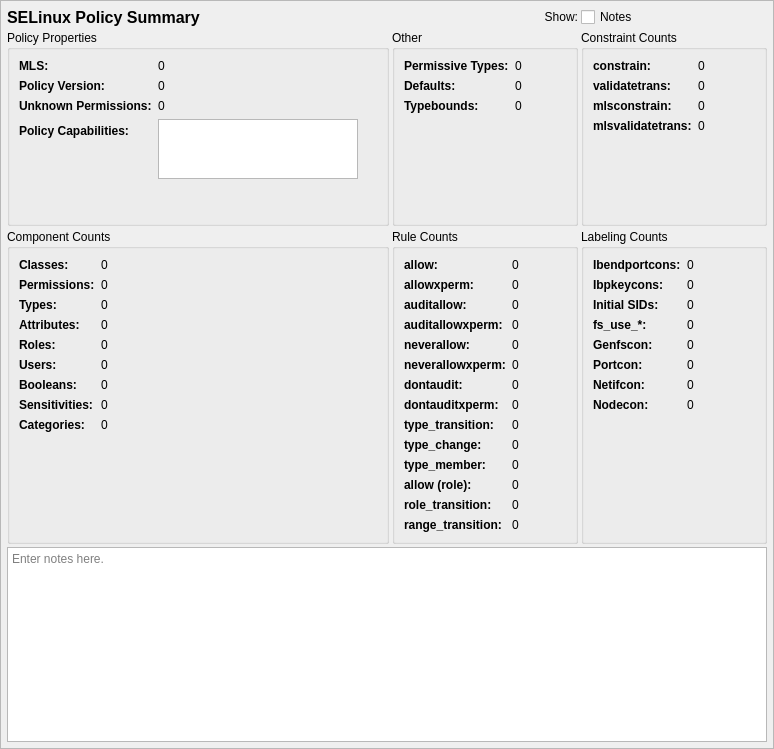
<?xml version="1.0" encoding="UTF-8"?>
<ui version="4.0">
 <class>SummaryTab</class>
 <widget class="QScrollArea" name="SummaryTab">
  <property name="geometry">
   <rect>
    <x>0</x>
    <y>0</y>
    <width>774</width>
    <height>749</height>
   </rect>
  </property>
  <property name="sizeAdjustPolicy">
   <enum>QAbstractScrollArea::AdjustToContents</enum>
  </property>
  <property name="widgetResizable">
   <bool>true</bool>
  </property>
  <widget class="QWidget" name="contents">
   <property name="geometry">
    <rect>
     <x>0</x>
     <y>0</y>
     <width>772</width>
     <height>747</height>
    </rect>
   </property>
   <property name="minimumSize">
    <size>
     <width>0</width>
     <height>0</height>
    </size>
   </property>
   <layout class="QGridLayout" name="gridLayout_9">
    <property name="leftMargin">
     <number>6</number>
    </property>
    <property name="topMargin">
     <number>6</number>
    </property>
    <property name="rightMargin">
     <number>6</number>
    </property>
    <property name="bottomMargin">
     <number>6</number>
    </property>
    <property name="spacing">
     <number>3</number>
    </property>
    <item row="0" column="0">
     <widget class="QLabel" name="label">
      <property name="sizePolicy">
       <sizepolicy hsizetype="Preferred" vsizetype="Fixed">
        <horstretch>0</horstretch>
        <verstretch>0</verstretch>
       </sizepolicy>
      </property>
      <property name="maximumSize">
       <size>
        <width>16777215</width>
        <height>20</height>
       </size>
      </property>
      <property name="font">
       <font>
        <pointsize>12</pointsize>
        <weight>75</weight>
        <bold>true</bold>
       </font>
      </property>
      <property name="text">
       <string>SELinux Policy Summary</string>
      </property>
     </widget>
    </item>
    <item row="2" column="0" colspan="2">
     <widget class="QGroupBox" name="groupBox_2">
      <property name="title">
       <string>Policy Properties</string>
      </property>
      <layout class="QFormLayout" name="formLayout_3">
       <item row="1" column="0">
        <widget class="QLabel" name="label_22">
         <property name="font">
          <font>
           <weight>75</weight>
           <bold>true</bold>
          </font>
         </property>
         <property name="text">
          <string>Policy Version:</string>
         </property>
        </widget>
       </item>
       <item row="1" column="1">
        <widget class="QLabel" name="policy_version">
         <property name="text">
          <string>0</string>
         </property>
        </widget>
       </item>
       <item row="2" column="0">
        <widget class="QLabel" name="label_23">
         <property name="font">
          <font>
           <weight>75</weight>
           <bold>true</bold>
          </font>
         </property>
         <property name="text">
          <string>Unknown Permissions:</string>
         </property>
        </widget>
       </item>
       <item row="2" column="1">
        <widget class="QLabel" name="handle_unknown">
         <property name="text">
          <string>0</string>
         </property>
        </widget>
       </item>
       <item row="0" column="0">
        <widget class="QLabel" name="label_8">
         <property name="font">
          <font>
           <weight>75</weight>
           <bold>true</bold>
          </font>
         </property>
         <property name="text">
          <string>MLS:</string>
         </property>
        </widget>
       </item>
       <item row="0" column="1">
        <widget class="QLabel" name="mls">
         <property name="text">
          <string>0</string>
         </property>
        </widget>
       </item>
       <item row="3" column="1">
        <widget class="QListWidget" name="polcaps">
         <property name="sizePolicy">
          <sizepolicy hsizetype="Preferred" vsizetype="Preferred">
           <horstretch>0</horstretch>
           <verstretch>0</verstretch>
          </sizepolicy>
         </property>
         <property name="maximumSize">
          <size>
           <width>200</width>
           <height>60</height>
          </size>
         </property>
         <property name="sortingEnabled">
          <bool>true</bool>
         </property>
        </widget>
       </item>
       <item row="3" column="0">
        <widget class="QLabel" name="label_41">
         <property name="font">
          <font>
           <weight>75</weight>
           <bold>true</bold>
          </font>
         </property>
         <property name="text">
          <string>Policy Capabilities:</string>
         </property>
        </widget>
       </item>
      </layout>
     </widget>
    </item>
    <item row="0" column="3">
     <widget class="QCheckBox" name="notes_expander">
      <property name="sizePolicy">
       <sizepolicy hsizetype="Minimum" vsizetype="Fixed">
        <horstretch>0</horstretch>
        <verstretch>0</verstretch>
       </sizepolicy>
      </property>
      <property name="toolTip">
       <string>Show or hide the notes field (no data is lost)</string>
      </property>
      <property name="text">
       <string>Notes</string>
      </property>
     </widget>
    </item>
    <item row="4" column="2">
     <widget class="QGroupBox" name="groupBox_3">
      <property name="title">
       <string>Rule Counts</string>
      </property>
      <layout class="QFormLayout" name="formLayout_2">
       <item row="0" column="0">
        <widget class="QLabel" name="label_11">
         <property name="font">
          <font>
           <weight>75</weight>
           <bold>true</bold>
          </font>
         </property>
         <property name="text">
          <string>allow:</string>
         </property>
        </widget>
       </item>
       <item row="1" column="0">
        <widget class="QLabel" name="label_12">
         <property name="font">
          <font>
           <weight>75</weight>
           <bold>true</bold>
          </font>
         </property>
         <property name="text">
          <string>allowxperm:</string>
         </property>
        </widget>
       </item>
       <item row="2" column="0">
        <widget class="QLabel" name="label_13">
         <property name="font">
          <font>
           <weight>75</weight>
           <bold>true</bold>
          </font>
         </property>
         <property name="text">
          <string>auditallow:</string>
         </property>
        </widget>
       </item>
       <item row="3" column="0">
        <widget class="QLabel" name="label_14">
         <property name="font">
          <font>
           <weight>75</weight>
           <bold>true</bold>
          </font>
         </property>
         <property name="text">
          <string>auditallowxperm:</string>
         </property>
        </widget>
       </item>
       <item row="4" column="0">
        <widget class="QLabel" name="label_15">
         <property name="font">
          <font>
           <weight>75</weight>
           <bold>true</bold>
          </font>
         </property>
         <property name="text">
          <string>neverallow:</string>
         </property>
        </widget>
       </item>
       <item row="5" column="0">
        <widget class="QLabel" name="label_16">
         <property name="font">
          <font>
           <weight>75</weight>
           <bold>true</bold>
          </font>
         </property>
         <property name="text">
          <string>neverallowxperm:</string>
         </property>
        </widget>
       </item>
       <item row="6" column="0">
        <widget class="QLabel" name="label_17">
         <property name="font">
          <font>
           <weight>75</weight>
           <bold>true</bold>
          </font>
         </property>
         <property name="text">
          <string>dontaudit:</string>
         </property>
        </widget>
       </item>
       <item row="7" column="0">
        <widget class="QLabel" name="label_18">
         <property name="font">
          <font>
           <weight>75</weight>
           <bold>true</bold>
          </font>
         </property>
         <property name="text">
          <string>dontauditxperm:</string>
         </property>
        </widget>
       </item>
       <item row="8" column="0">
        <widget class="QLabel" name="label_19">
         <property name="font">
          <font>
           <weight>75</weight>
           <bold>true</bold>
          </font>
         </property>
         <property name="text">
          <string>type_transition:</string>
         </property>
        </widget>
       </item>
       <item row="10" column="0">
        <widget class="QLabel" name="label_20">
         <property name="font">
          <font>
           <weight>75</weight>
           <bold>true</bold>
          </font>
         </property>
         <property name="text">
          <string>type_member:</string>
         </property>
        </widget>
       </item>
       <item row="9" column="0">
        <widget class="QLabel" name="label_21">
         <property name="font">
          <font>
           <weight>75</weight>
           <bold>true</bold>
          </font>
         </property>
         <property name="text">
          <string>type_change:</string>
         </property>
        </widget>
       </item>
       <item row="0" column="1">
        <widget class="QLabel" name="allow_count">
         <property name="text">
          <string>0</string>
         </property>
        </widget>
       </item>
       <item row="1" column="1">
        <widget class="QLabel" name="allowxperm_count">
         <property name="text">
          <string>0</string>
         </property>
        </widget>
       </item>
       <item row="2" column="1">
        <widget class="QLabel" name="auditallow_count">
         <property name="text">
          <string>0</string>
         </property>
        </widget>
       </item>
       <item row="3" column="1">
        <widget class="QLabel" name="auditallowxperm_count">
         <property name="text">
          <string>0</string>
         </property>
        </widget>
       </item>
       <item row="4" column="1">
        <widget class="QLabel" name="neverallow_count">
         <property name="text">
          <string>0</string>
         </property>
        </widget>
       </item>
       <item row="5" column="1">
        <widget class="QLabel" name="neverallowxperm_count">
         <property name="text">
          <string>0</string>
         </property>
        </widget>
       </item>
       <item row="6" column="1">
        <widget class="QLabel" name="dontaudit_count">
         <property name="text">
          <string>0</string>
         </property>
        </widget>
       </item>
       <item row="7" column="1">
        <widget class="QLabel" name="dontauditxperm_count">
         <property name="text">
          <string>0</string>
         </property>
        </widget>
       </item>
       <item row="8" column="1">
        <widget class="QLabel" name="type_transition_count">
         <property name="text">
          <string>0</string>
         </property>
        </widget>
       </item>
       <item row="9" column="1">
        <widget class="QLabel" name="type_change_count">
         <property name="text">
          <string>0</string>
         </property>
        </widget>
       </item>
       <item row="10" column="1">
        <widget class="QLabel" name="type_member_count">
         <property name="text">
          <string>0</string>
         </property>
        </widget>
       </item>
       <item row="12" column="0">
        <widget class="QLabel" name="label_25">
         <property name="font">
          <font>
           <weight>75</weight>
           <bold>true</bold>
          </font>
         </property>
         <property name="text">
          <string>role_transition:</string>
         </property>
        </widget>
       </item>
       <item row="11" column="0">
        <widget class="QLabel" name="label_26">
         <property name="font">
          <font>
           <weight>75</weight>
           <bold>true</bold>
          </font>
         </property>
         <property name="text">
          <string>allow (role):</string>
         </property>
        </widget>
       </item>
       <item row="13" column="0">
        <widget class="QLabel" name="range_trans_label">
         <property name="font">
          <font>
           <weight>75</weight>
           <bold>true</bold>
          </font>
         </property>
         <property name="text">
          <string>range_transition:</string>
         </property>
        </widget>
       </item>
       <item row="11" column="1">
        <widget class="QLabel" name="role_allow_count">
         <property name="text">
          <string>0</string>
         </property>
        </widget>
       </item>
       <item row="12" column="1">
        <widget class="QLabel" name="role_transition_count">
         <property name="text">
          <string>0</string>
         </property>
        </widget>
       </item>
       <item row="13" column="1">
        <widget class="QLabel" name="range_transition_count">
         <property name="text">
          <string>0</string>
         </property>
        </widget>
       </item>
      </layout>
     </widget>
    </item>
    <item row="4" column="0" colspan="2">
     <widget class="QGroupBox" name="groupBox">
      <property name="title">
       <string>Component Counts</string>
      </property>
      <layout class="QFormLayout" name="formLayout">
       <item row="0" column="0">
        <widget class="QLabel" name="label_3">
         <property name="font">
          <font>
           <weight>75</weight>
           <bold>true</bold>
          </font>
         </property>
         <property name="text">
          <string>Classes:</string>
         </property>
        </widget>
       </item>
       <item row="0" column="1">
        <widget class="QLabel" name="class_count">
         <property name="text">
          <string>0</string>
         </property>
        </widget>
       </item>
       <item row="1" column="0">
        <widget class="QLabel" name="label_4">
         <property name="font">
          <font>
           <weight>75</weight>
           <bold>true</bold>
          </font>
         </property>
         <property name="text">
          <string>Permissions:</string>
         </property>
        </widget>
       </item>
       <item row="2" column="0">
        <widget class="QLabel" name="label_5">
         <property name="font">
          <font>
           <weight>75</weight>
           <bold>true</bold>
          </font>
         </property>
         <property name="text">
          <string>Types:</string>
         </property>
        </widget>
       </item>
       <item row="1" column="1">
        <widget class="QLabel" name="perms_count">
         <property name="text">
          <string>0</string>
         </property>
        </widget>
       </item>
       <item row="2" column="1">
        <widget class="QLabel" name="type_count">
         <property name="text">
          <string>0</string>
         </property>
        </widget>
       </item>
       <item row="3" column="0">
        <widget class="QLabel" name="label_10">
         <property name="font">
          <font>
           <weight>75</weight>
           <bold>true</bold>
          </font>
         </property>
         <property name="text">
          <string>Attributes:</string>
         </property>
        </widget>
       </item>
       <item row="3" column="1">
        <widget class="QLabel" name="attribute_count">
         <property name="text">
          <string>0</string>
         </property>
        </widget>
       </item>
       <item row="4" column="0">
        <widget class="QLabel" name="label_6">
         <property name="font">
          <font>
           <weight>75</weight>
           <bold>true</bold>
          </font>
         </property>
         <property name="text">
          <string>Roles:</string>
         </property>
        </widget>
       </item>
       <item row="5" column="0">
        <widget class="QLabel" name="label_7">
         <property name="font">
          <font>
           <weight>75</weight>
           <bold>true</bold>
          </font>
         </property>
         <property name="text">
          <string>Users:</string>
         </property>
        </widget>
       </item>
       <item row="6" column="0">
        <widget class="QLabel" name="label_9">
         <property name="font">
          <font>
           <weight>75</weight>
           <bold>true</bold>
          </font>
         </property>
         <property name="text">
          <string>Booleans:</string>
         </property>
        </widget>
       </item>
       <item row="7" column="0">
        <widget class="QLabel" name="sens_label">
         <property name="font">
          <font>
           <weight>75</weight>
           <bold>true</bold>
          </font>
         </property>
         <property name="text">
          <string>Sensitivities:</string>
         </property>
        </widget>
       </item>
       <item row="8" column="0">
        <widget class="QLabel" name="cats_label">
         <property name="font">
          <font>
           <weight>75</weight>
           <bold>true</bold>
          </font>
         </property>
         <property name="text">
          <string>Categories:</string>
         </property>
        </widget>
       </item>
       <item row="4" column="1">
        <widget class="QLabel" name="role_count">
         <property name="text">
          <string>0</string>
         </property>
        </widget>
       </item>
       <item row="5" column="1">
        <widget class="QLabel" name="user_count">
         <property name="text">
          <string>0</string>
         </property>
        </widget>
       </item>
       <item row="6" column="1">
        <widget class="QLabel" name="bool_count">
         <property name="text">
          <string>0</string>
         </property>
        </widget>
       </item>
       <item row="7" column="1">
        <widget class="QLabel" name="sensitivity_count">
         <property name="text">
          <string>0</string>
         </property>
        </widget>
       </item>
       <item row="8" column="1">
        <widget class="QLabel" name="category_count">
         <property name="text">
          <string>0</string>
         </property>
        </widget>
       </item>
      </layout>
     </widget>
    </item>
    <item row="2" column="3">
     <widget class="QGroupBox" name="groupBox_5">
      <property name="title">
       <string>Constraint Counts</string>
      </property>
      <layout class="QFormLayout" name="formLayout_5">
       <item row="0" column="0">
        <widget class="QLabel" name="label_28">
         <property name="font">
          <font>
           <weight>75</weight>
           <bold>true</bold>
          </font>
         </property>
         <property name="text">
          <string>constrain:</string>
         </property>
        </widget>
       </item>
       <item row="0" column="1">
        <widget class="QLabel" name="constrain_count">
         <property name="text">
          <string>0</string>
         </property>
        </widget>
       </item>
       <item row="1" column="0">
        <widget class="QLabel" name="label_31">
         <property name="font">
          <font>
           <weight>75</weight>
           <bold>true</bold>
          </font>
         </property>
         <property name="text">
          <string>validatetrans:</string>
         </property>
        </widget>
       </item>
       <item row="1" column="1">
        <widget class="QLabel" name="validatetrans_count">
         <property name="text">
          <string>0</string>
         </property>
        </widget>
       </item>
       <item row="2" column="0">
        <widget class="QLabel" name="mlsconstrain_label">
         <property name="font">
          <font>
           <weight>75</weight>
           <bold>true</bold>
          </font>
         </property>
         <property name="text">
          <string>mlsconstrain:</string>
         </property>
        </widget>
       </item>
       <item row="2" column="1">
        <widget class="QLabel" name="mlsconstrain_count">
         <property name="text">
          <string>0</string>
         </property>
        </widget>
       </item>
       <item row="3" column="0">
        <widget class="QLabel" name="mlsvalidatetrans_label">
         <property name="font">
          <font>
           <weight>75</weight>
           <bold>true</bold>
          </font>
         </property>
         <property name="text">
          <string>mlsvalidatetrans:</string>
         </property>
        </widget>
       </item>
       <item row="3" column="1">
        <widget class="QLabel" name="mlsvalidatetrans_count">
         <property name="text">
          <string>0</string>
         </property>
        </widget>
       </item>
      </layout>
     </widget>
    </item>
    <item row="2" column="2">
     <widget class="QGroupBox" name="groupBox_6">
      <property name="title">
       <string>Other</string>
      </property>
      <layout class="QFormLayout" name="formLayout_6">
       <item row="0" column="0">
        <widget class="QLabel" name="label_29">
         <property name="font">
          <font>
           <weight>75</weight>
           <bold>true</bold>
          </font>
         </property>
         <property name="text">
          <string>Permissive Types:</string>
         </property>
        </widget>
       </item>
       <item row="0" column="1">
        <widget class="QLabel" name="permissive_count">
         <property name="text">
          <string>0</string>
         </property>
        </widget>
       </item>
       <item row="1" column="0">
        <widget class="QLabel" name="label_39">
         <property name="font">
          <font>
           <weight>75</weight>
           <bold>true</bold>
          </font>
         </property>
         <property name="text">
          <string>Defaults:</string>
         </property>
        </widget>
       </item>
       <item row="1" column="1">
        <widget class="QLabel" name="default_count">
         <property name="text">
          <string>0</string>
         </property>
        </widget>
       </item>
       <item row="2" column="0">
        <widget class="QLabel" name="label_40">
         <property name="font">
          <font>
           <weight>75</weight>
           <bold>true</bold>
          </font>
         </property>
         <property name="text">
          <string>Typebounds:</string>
         </property>
        </widget>
       </item>
       <item row="2" column="1">
        <widget class="QLabel" name="typebounds_count">
         <property name="text">
          <string>0</string>
         </property>
        </widget>
       </item>
      </layout>
     </widget>
    </item>
    <item row="4" column="3">
     <widget class="QGroupBox" name="groupBox_4">
      <property name="title">
       <string>Labeling Counts</string>
      </property>
      <layout class="QFormLayout" name="formLayout_4">
       <item row="0" column="0">
        <widget class="QLabel" name="label_30">
         <property name="font">
          <font>
           <weight>75</weight>
           <bold>true</bold>
          </font>
         </property>
         <property name="text">
          <string>Ibendportcons:</string>
         </property>
        </widget>
       </item>
       <item row="0" column="1">
        <widget class="QLabel" name="ibendportcon_count">
         <property name="text">
          <string>0</string>
         </property>
        </widget>
       </item>
       <item row="1" column="0">
        <widget class="QLabel" name="label_27">
         <property name="font">
          <font>
           <weight>75</weight>
           <bold>true</bold>
          </font>
         </property>
         <property name="text">
          <string>Ibpkeycons:</string>
         </property>
        </widget>
       </item>
       <item row="1" column="1">
        <widget class="QLabel" name="ibpkeycon_count">
         <property name="text">
          <string>0</string>
         </property>
        </widget>
       </item>
       <item row="2" column="0">
        <widget class="QLabel" name="label_24">
         <property name="font">
          <font>
           <weight>75</weight>
           <bold>true</bold>
          </font>
         </property>
         <property name="text">
          <string>Initial SIDs:</string>
         </property>
        </widget>
       </item>
       <item row="2" column="1">
        <widget class="QLabel" name="initsid_count">
         <property name="text">
          <string>0</string>
         </property>
        </widget>
       </item>
       <item row="3" column="0">
        <widget class="QLabel" name="label_33">
         <property name="font">
          <font>
           <weight>75</weight>
           <bold>true</bold>
          </font>
         </property>
         <property name="text">
          <string>fs_use_*:</string>
         </property>
        </widget>
       </item>
       <item row="3" column="1">
        <widget class="QLabel" name="fs_use_count">
         <property name="text">
          <string>0</string>
         </property>
        </widget>
       </item>
       <item row="4" column="0">
        <widget class="QLabel" name="label_34">
         <property name="font">
          <font>
           <weight>75</weight>
           <bold>true</bold>
          </font>
         </property>
         <property name="text">
          <string>Genfscon:</string>
         </property>
        </widget>
       </item>
       <item row="4" column="1">
        <widget class="QLabel" name="genfscon_count">
         <property name="text">
          <string>0</string>
         </property>
        </widget>
       </item>
       <item row="5" column="0">
        <widget class="QLabel" name="label_35">
         <property name="font">
          <font>
           <weight>75</weight>
           <bold>true</bold>
          </font>
         </property>
         <property name="text">
          <string>Portcon:</string>
         </property>
        </widget>
       </item>
       <item row="5" column="1">
        <widget class="QLabel" name="portcon_count">
         <property name="text">
          <string>0</string>
         </property>
        </widget>
       </item>
       <item row="6" column="0">
        <widget class="QLabel" name="label_37">
         <property name="font">
          <font>
           <weight>75</weight>
           <bold>true</bold>
          </font>
         </property>
         <property name="text">
          <string>Netifcon:</string>
         </property>
        </widget>
       </item>
       <item row="6" column="1">
        <widget class="QLabel" name="netifcon_count">
         <property name="text">
          <string>0</string>
         </property>
        </widget>
       </item>
       <item row="7" column="0">
        <widget class="QLabel" name="label_36">
         <property name="font">
          <font>
           <weight>75</weight>
           <bold>true</bold>
          </font>
         </property>
         <property name="text">
          <string>Nodecon:</string>
         </property>
        </widget>
       </item>
       <item row="7" column="1">
        <widget class="QLabel" name="nodecon_count">
         <property name="text">
          <string>0</string>
         </property>
        </widget>
       </item>
      </layout>
     </widget>
    </item>
    <item row="6" column="0" colspan="4">
     <widget class="QTextEdit" name="notes">
      <property name="sizePolicy">
       <sizepolicy hsizetype="Preferred" vsizetype="Preferred">
        <horstretch>0</horstretch>
        <verstretch>0</verstretch>
       </sizepolicy>
      </property>
      <property name="minimumSize">
       <size>
        <width>0</width>
        <height>80</height>
       </size>
      </property>
      <property name="toolTip">
       <string>Optionally enter notes here about the query.</string>
      </property>
      <property name="placeholderText">
       <string>Enter notes here.</string>
      </property>
     </widget>
    </item>
    <item row="0" column="2">
     <widget class="QLabel" name="label_2">
      <property name="sizePolicy">
       <sizepolicy hsizetype="Preferred" vsizetype="Fixed">
        <horstretch>0</horstretch>
        <verstretch>0</verstretch>
       </sizepolicy>
      </property>
      <property name="text">
       <string>Show:</string>
      </property>
      <property name="alignment">
       <set>Qt::AlignmentFlag::AlignRight|Qt::AlignmentFlag::AlignTrailing|Qt::AlignmentFlag::AlignVCenter</set>
      </property>
     </widget>
    </item>
   </layout>
  </widget>
 </widget>
 <tabstops>
  <tabstop>notes_expander</tabstop>
  <tabstop>polcaps</tabstop>
  <tabstop>notes</tabstop>
 </tabstops>
 <resources/>
 <connections>
  <connection>
   <sender>notes_expander</sender>
   <signal>toggled(bool)</signal>
   <receiver>notes</receiver>
   <slot>setVisible(bool)</slot>
   <hints>
    <hint type="sourcelabel">
     <x>735</x>
     <y>16</y>
    </hint>
    <hint type="destinationlabel">
     <x>386</x>
     <y>776</y>
    </hint>
   </hints>
  </connection>
 </connections>
</ui>
